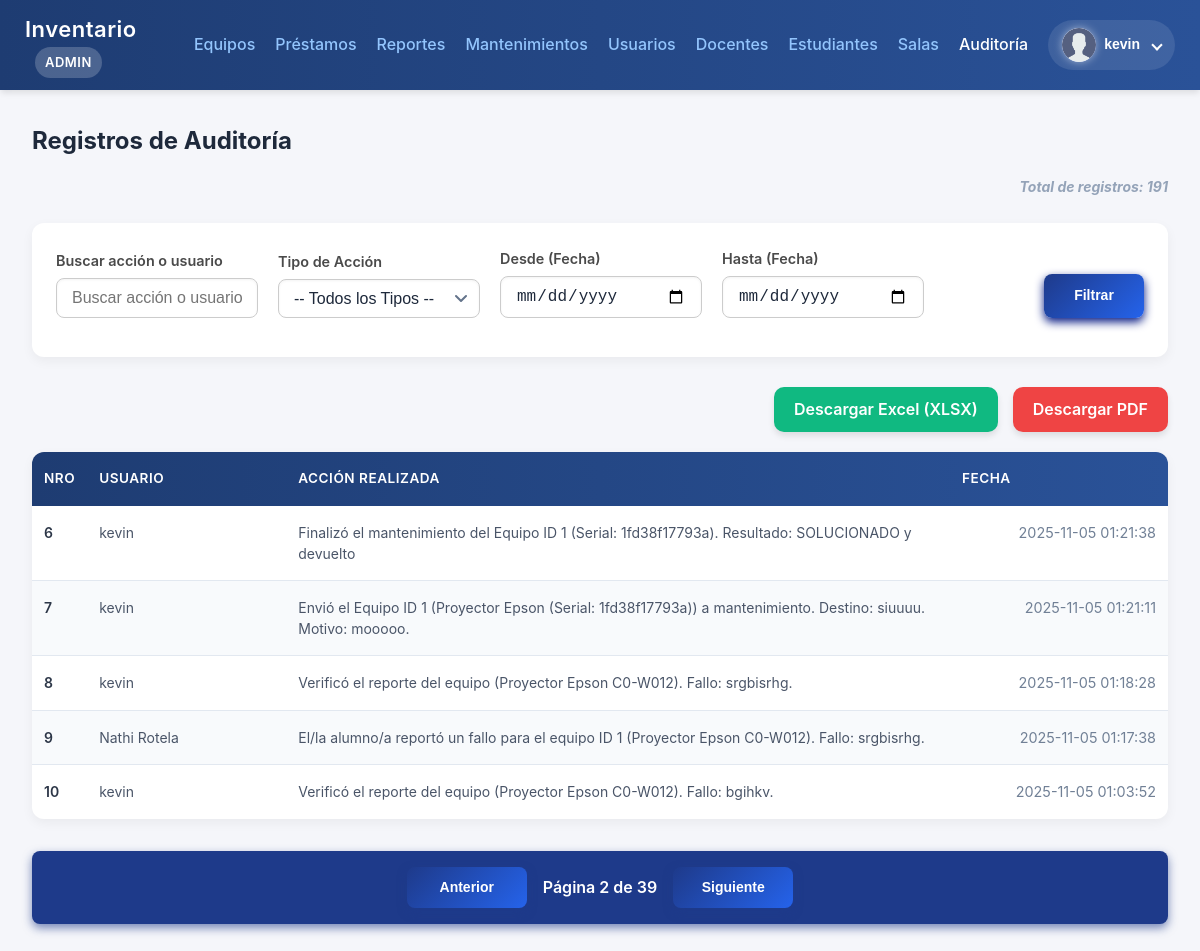
The page /public/auditoria.php?pagina=2 (signed in) on the database its author committed.
### tables this page shows
CREATE TABLE `auditoria` (
  `id` int(11) NOT NULL,
  `usuario_id` int(11) NOT NULL,
  `accion` text NOT NULL,
  `tipo_accion` varchar(50) DEFAULT 'general',
  `ip_usuario` varchar(250) NOT NULL,
  `user_agent` varchar(250) NOT NULL,
  `fecha` datetime NOT NULL
);

### public/auditoria.php (the view, shortened to what this page needs)
<?php
require __DIR__ . '/../init.php';
$items_por_pagina = 5;
$pagina_actual = $_GET['pagina'] ?? 1;
$pagina_actual = max(1, (int)$pagina_actual);
$search = trim($_GET['q'] ?? '');
$fecha_inicio = trim($_GET['fecha_inicio'] ?? '');
$fecha_fin = trim($_GET['fecha_fin'] ?? '');
$params = [];
$types = '';
$where = '';
$count_params = $params;
$count_types = $types;
$sql_count = "
 SELECT COUNT(*) AS total
 FROM auditoria a
 LEFT JOIN usuarios u ON a.usuario_id = u.id
 LEFT JOIN docentes d ON a.usuario_id = d.id
 LEFT JOIN estudiantes e ON a.usuario_id = e.id -- ⭐ NUEVO
 " . $where;
if (!empty($count_params)) {
    $stmt_count = $mysqli->prepare($sql_count);
    if ($stmt_count) {
        $stmt_count->bind_param($count_types, ...$count_params);
        $stmt_count->execute();
        $result_count = $stmt_count->get_result();
        $total_registros = $result_count->fetch_assoc()['total'];
        $stmt_count->close();
    } else {
        die("Error al preparar el COUNT: " . $mysqli->error);
    }
} else {
    $result_count = $mysqli->query($sql_count);
    $total_registros = $result_count->fetch_assoc()['total'];
}
$total_paginas = ceil($total_registros / $items_por_pagina);
$pagina_actual = min($pagina_actual, $total_paginas);
$offset = ($pagina_actual - 1) * $items_por_pagina;
$sql = "
SELECT
    a.id,
    a.accion,
    a.fecha,
    a.tipo_accion,
    -- ⭐ LÓGICA CORREGIDA PARA EL ACTOR (Añadiendo lógica basada en el texto para REPORTE) ⭐
    CASE
        WHEN a.tipo_accion = 'CESION' THEN
            -- Lógica para cesión (no cambia)
            SUBSTRING_INDEX(
                SUBSTRING_INDEX(a.accion, ' cedió el equipo', 1),
                'Docente ', -1
            )
        -- ⭐ NUEVA LÓGICA: Usar el texto de la acción para distinguir Docente/Estudiante en 'reporte' ⭐
        WHEN a.tipo_accion = 'reporte' THEN
            CASE
                -- 1. Si la acción dice 'alumno/a', priorizar el Estudiante
                WHEN a.accion LIKE '%alumno/a reportó%' THEN
                    COALESCE(u.nombre, CONCAT(e.nombre, ' ', e.apellido))
                -- 2. Si la acción dice 'docente', priorizar el Docente
                WHEN a.accion LIKE '%docente Reportó%' THEN
                    COALESCE(u.nombre, CONCAT(d.nombre, ' ', d.apellido))
                ELSE
                    -- Si el tipo es 'reporte' pero el texto no coincide, usar la lógica general
                    COALESCE(u.nombre, CONCAT(d.nombre, ' ', d.apellido), CONCAT(e.nombre, ' ', e.apellido))
            END
        -- Para el resto de acciones (préstamo, devolución, etc. donde no hay texto distintivo en la acción)
        ELSE
            -- Prioridad general (asumiendo que Docente sigue siendo la entidad principal, salvo que se demuestre lo contrario)
            COALESCE(
                u.nombre,
                CONCAT(d.nombre, ' ', d.apellido),
                CONCAT(e.nombre, ' ', e.apellido)
            )
    END AS nombre_actor
FROM auditoria a
-- Se mantienen las uniones para que el filtro de búsqueda funcione correctamente
LEFT JOIN usuarios u ON a.usuario_id = u.id
LEFT JOIN docentes d ON a.usuario_id = d.id
LEFT JOIN estudiantes e ON a.usuario_id = e.id
$where
ORDER BY a.fecha DESC
LIMIT ? OFFSET ?
";
$data_params = $params;
$data_types = $types . 'ii';
$data_params[] = $items_por_pagina;
$data_params[] = $offset;
$stmt = $mysqli->prepare($sql);
if ($stmt) {
    $bind_params = array_merge([$data_types], $data_params);
    $refs = [];
    foreach ($bind_params as $key => $value) $refs[$key] = &$bind_params[$key];
    call_user_func_array([$stmt, 'bind_param'], $refs);
    $stmt->execute();
    $result = $stmt->get_result();
} else {
    die("Error al preparar la consulta de datos: " . $mysqli->error);
}
$current_query = $_GET;
unset($current_query['pagina']);
$contador = $offset;
?>
<!doctype html>
<html lang="es">
<head>
    <link rel="stylesheet" href="../css/general.css">
    <link rel="stylesheet" href="../css/reportes.css">
</head>
<body>
    <?php include __DIR__ . '/navbar.php'; ?>
    <div class="container">
        <h2 class="mb-2">Registros de Auditoría</h2>
        <h3 class="text-right muted mb-3">Total de registros: <?= $total_registros ?></h3>
        <div class="filter-card">
            <form method="get" class="form-row">
                <div class="form-group-custom">
                    <label for="q">Buscar acción o usuario</label>
                    <input type="text" id="q" name="q" placeholder="Buscar acción o usuario..." value="<?= htmlspecialchars($search) ?>">
                </div>
                <div class="form-group-custom">
                    <label for="tipo">Tipo de Acción</label>
                    <select name="tipo" id="tipo">
                        <option value="">-- Todos los Tipos --</option>
                    </select>
                </div>
                <div class="form-group-custom">
                    <label for="fecha_inicio">Desde (Fecha)</label>
                    <input type="date" id="fecha_inicio" name="fecha_inicio" value="<?= htmlspecialchars($fecha_inicio) ?>">
                </div>
                <div class="form-group-custom">
                    <label for="fecha_fin">Hasta (Fecha)</label>
                    <input type="date" id="fecha_fin" name="fecha_fin" value="<?= htmlspecialchars($fecha_fin) ?>">
                </div>
                <div class="form-group-custom" style="flex-grow: 0;">
                    <button type="submit" class="btn-filter-custom">Filtrar</button>
                </div>
            </form>
        </div>
        <div class="report-buttons">
            <?php $query_string = http_build_query($_GET); ?>
            <a href="generar_reporte.php?formato=xlsx&<?= $query_string ?>" class="btn-excel-xlsx">Descargar Excel (XLSX)</a>
            <a href="generar_reporte.php?formato=pdf&<?= $query_string ?>" class="btn-pdf">Descargar PDF</a>
        </div>
        <table>
            <thead>
                <tr>
                    <th>Nro</th>
                    <th>Usuario</th>
                    <th>Acción realizada</th>
                    <th>Fecha</th>
                </tr>
            </thead>
            <tbody>
                <?php if ($total_registros > 0 && $result->num_rows > 0): ?>
                    <?php while ($row = $result->fetch_assoc()): ?>
                        <?php $contador++; ?>
                        <tr>
                            <td data-label="Nro"><?= $contador ?></td>
                            <td data-label="Usuario"><?= htmlspecialchars($row['nombre_actor'] ?? 'Sistema/Anónimo') ?></td>
                            <td data-label="Acción"><?= htmlspecialchars($row['accion']) ?></td>
                            <td data-label="Fecha" class="align-left"><?= htmlspecialchars($row['fecha']) ?></td>
                        </tr>
                    <?php endwhile; ?>
                <?php else: ?>
                    <tr>
                        <td colspan="4" class="text-center muted">No se encontraron registros de auditoría con los filtros aplicados.</td>
                    </tr>
                <?php endif; ?>
            </tbody>
        </table>
        <div class="pagination-container">
            <?php
            $prev_query = $current_query;
            $prev_query['pagina'] = $pagina_actual - 1;
            $prev_link = http_build_query($prev_query);
            ?>
            <button class="pagination-button" <?= $pagina_actual <= 1 ? 'disabled' : '' ?> onclick="window.location.href='?<?= $prev_link ?>'">Anterior</button>
            <span class="pagination-info">Página <?= $pagina_actual ?> de <?= $total_paginas ?></span>
            <?php
            $next_query = $current_query;
            $next_query['pagina'] = $pagina_actual + 1;
            $next_link = http_build_query($next_query);
            ?>
            <button class="pagination-button" <?= $pagina_actual >= $total_paginas ? 'disabled' : '' ?> onclick="window.location.href='?<?= $next_link ?>'">Siguiente</button>
        </div>
    </div>
</body>
</html>

### css/general.css (style rules this page uses)
body { scrollbar-width: none; -ms-overflow-style: none; overflow-y: scroll; }
:root { --primary-color: #6366f1; --primary-hover: #4f46e5; --primary-light: #818cf8; --secondary-color: #0f172a; --secondary-light: #1e293b; --success-color: #10b981; --success-bg: #d1fae5; --warning-color: #f59e0b; --warning-bg: #fef3c7; --danger-color: #ef4444; --danger-bg: #fee2e2; --info-color: #3b82f6; --info-bg: #dbeafe; --bg-primary: #f8fafc; --bg-secondary: #ffffff; --bg-dark: #0f172a; --border-color: #e2e8f0; --text-primary: #1e293b; --text-secondary: #64748b; --text-muted: #94a3b8; --shadow-sm: 0 1px 2px 0 rgba(0, 0, 0, 0.05); --shadow-md: 0 4px 6px -1px rgba(0, 0, 0, 0.1); --shadow-lg: 0 10px 15px -3px rgba(0, 0, 0, 0.1); --shadow-xl: 0 20px 25px -5px rgba(0, 0, 0, 0.1); --transition-fast: 150ms ease-in-out; --transition-normal: 300ms ease-in-out; --spacing-xs: 0.25rem; --spacing-sm: 0.5rem; --spacing-md: 1rem; --spacing-lg: 1.5rem; --spacing-xl: 2rem; --radius-sm: 6px; --radius-md: 8px; --radius-lg: 12px; --radius-xl: 16px; --radius-full: 9999px; }
* { margin: 0; padding: 0; box-sizing: border-box; }
body { font-family: 'Inter', -apple-system, BlinkMacSystemFont, 'Segoe UI', Roboto, 'Helvetica Neue', Arial, sans-serif; background: var(--bg-primary); color: var(--text-primary); line-height: 1.6; -webkit-font-smoothing: antialiased; -moz-osx-font-smoothing: grayscale; }
.container { max-width: 1400px; margin: 0 auto; padding: var(--spacing-xl); }
table { width: 100%; border-collapse: separate; border-spacing: 0; background: var(--bg-secondary); border-radius: 0; overflow: hidden; box-shadow: var(--shadow-md); }
thead { background: linear-gradient(135deg, var(--primary-color) 0%, var(--primary-hover) 100%); color: white; }
th { padding: 1rem; text-align: left; font-weight: 600; font-size: 0.875rem; text-transform: uppercase; letter-spacing: 0.5px; white-space: nowrap; }
tbody tr { border-bottom: 1px solid var(--border-color); transition: all var(--transition-fast); }
tbody tr:last-child { border-bottom: none; }
td { padding: 1rem; vertical-align: middle; font-size: 0.875rem; }
td[data-label]::before { content: attr(data-label) ": "; font-weight: 600; display: none; }
.btn, button, input[type="submit"] { display: inline-flex; align-items: center; justify-content: center; gap: var(--spacing-sm); padding: 0.625rem 1.25rem; font-size: 0.875rem; font-weight: 600; border-radius: var(--radius-md); border: none; cursor: pointer; transition: all var(--transition-fast); text-decoration: none; white-space: nowrap; line-height: 1.5; }
.btn, .btn-primary, button[type="submit"] { background: linear-gradient(135deg, #1e3a8a 0%, #2563eb 100%); color: white; box-shadow: 0 4px 10px rgb(6, 25, 131); }
label { display: block; font-weight: 600; color: var(--text-primary); margin-bottom: var(--spacing-sm); font-size: 0.875rem; }
input[type="text"], input[type="email"], input[type="password"], input[type="date"], input[type="number"], select, textarea { width: 100%; padding: 0.75rem; border: 2px solid var(--border-color); border-radius: var(--radius-md); font-size: 0.875rem; transition: all var(--transition-fast); background: var(--bg-secondary); color: var(--text-primary); }
select { appearance: none; background-repeat: no-repeat; background-position: right 0.75rem center; padding-right: 2.5rem; }
.muted { color: var(--text-muted); font-size: 0.875rem; font-style: italic; }
a { color: var(--primary-color); text-decoration: none; transition: all var(--transition-fast); }
.text-right { text-align: right; }
.mb-2 { margin-bottom: var(--spacing-md); }
.mb-3 { margin-bottom: var(--spacing-lg); }

### css/navbar.css (style rules this page uses)
:root { --primary-color: #6366f1; --secondary-color: #0f172a; --secondary-light: #1e293b; --bg-dark: #0f172a; --shadow-md: 0 4px 6px -1px rgba(0, 0, 0, 0.1); --transition-fast: 150ms ease-in-out; --bg-secondary: #ffffff; --text-primary: #1e293b; --table-header-bg: #1e3a8a; --table-header-text: #ffffff; }
body { margin: 0; font-family: 'Inter', -apple-system, BlinkMacSystemFont, 'Segoe UI', Roboto, sans-serif; background-color: #f5f6fa; }

### rows shown on the page
auditoria: nombre_actor "kevin", accion "Finalizó el mantenimiento del Equipo ID 1 (Serial: 1fd38f17793a). Resultado: SOLUCIONADO y devuelto", fecha "2025-11-05 01:21:38"
auditoria: nombre_actor "kevin", accion "Envió el Equipo ID 1 (Proyector Epson (Serial: 1fd38f17793a)) a mantenimiento. Destino: siuuuu. Motivo: mooooo.", fecha "2025-11-05 01:21:11"
auditoria: nombre_actor "kevin", accion "Verificó el reporte del equipo (Proyector Epson C0-W012). Fallo: srgbisrhg.", fecha "2025-11-05 01:18:28"
auditoria: nombre_actor "Nathi Rotela", accion "El/la alumno/a reportó un fallo para el equipo ID 1 (Proyector Epson C0-W012). Fallo: srgbisrhg.", fecha "2025-11-05 01:17:38"
auditoria: nombre_actor "kevin", accion "Verificó el reporte del equipo (Proyector Epson C0-W012). Fallo: bgihkv.", fecha "2025-11-05 01:03:52"

### other values the page prints
$rol "ADMIN"
user()['nombre'] "kevin"
$total_registros "191"
$pagina_actual "2"
$total_paginas "39"
